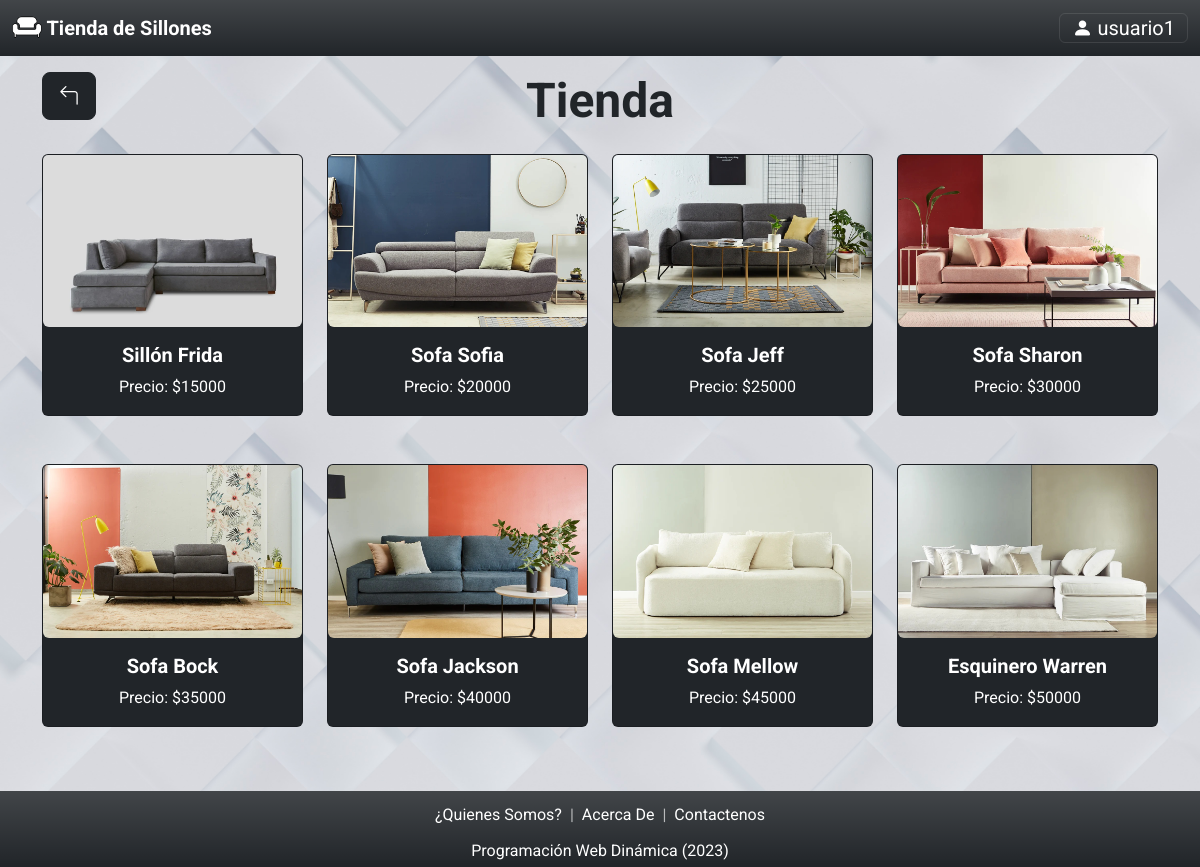
The page /vista/paginas/tienda.php?idrol=3 (signed in) on the database its author committed.
### tables this page shows
CREATE TABLE `usuario` (
    `idusuario` bigint(20) NOT NULL,
    `usnombre` varchar(50) NOT NULL,
    `uspass` varchar(32) NOT NULL,
    `usmail` varchar(50) NOT NULL,
    `usdeshabilitado` timestamp NULL DEFAULT NULL
);

CREATE TABLE `producto` (
    `idproducto` bigint(20) NOT NULL,
    `pronombre` varchar(100) NOT NULL,
    `prodetalle` varchar(512) NOT NULL,
    `proprecio` int(11) NOT NULL,
    `prodeshabilitado` timestamp NULL DEFAULT current_timestamp(),
    `procantstock` int(11) NOT NULL
);

### vista/paginas/tienda.php (the view, shortened to what the rows shown need)
<?php
    include_once("../estructura/encabezadoPrivado.php");
    if (isset($arregloSubMenu)) {
        $i = 0;
        $subMenuDeshabilitado = false;
        while (($i < count($arregloSubMenu)) && (!$subMenuDeshabilitado)) {
            $subMenuActual = $arregloSubMenu[$i];
            if ($subMenuActual -> getMedeshabilitado() != 'null') {
                $subMenuDeshabilitado = true;
            }
            $i++;
        }
        $i = 0;
        $existeSubMenu = false;
        while (($i < count($arregloSubMenu)) && (!$existeSubMenu)) {
            $subMenuActual = $arregloSubMenu[$i];
            if ($subMenuActual -> getMedescripcion() == "tienda") {
                $existeSubMenu = true;
            }
            $i++;
        }
    }
    $permiso = false;
    foreach ($arregloMenu as $menu){
        if (($menu -> getObjMenu() -> getMedescripcion() == "tienda") && ($menu -> getObjMenu() -> getMedeshabilitado() == NULL) && $rolActivo -> getIdrol() == 3) {
            $permiso = true;
        }
    }
    if (!$permiso) {
        echo "<a class='btn btn-lg btn-dark text-center text-white float-start position-absolute d-flex justify-content-start mt-2' href='inicio.php'><i class='bi bi-arrow-90deg-left'></i></a>";
        echo "<br><br><br><h1 class='display-5 pb-3 fw-bold'>No puede acceder a la tienda ya que no tiene los permisos necesarios en su rol o el menú se encuentra deshabilitado.</h1>";
    } else {
?>
<h1 class="display-5 pb-3 fw-bold">Tienda</h1>
<?php
    $objAbmProducto = new AbmProducto();
    $arregloProductos = $objAbmProducto -> buscar(NULL);
    echo '<div class="row text-center">';
        foreach ($arregloProductos as $producto){
            if ($producto -> getProdeshabilitado() == NULL && $producto -> getProcantstock() > 0) {
                echo "<div class='col-3 mb-5'>";
                echo "    <div class='card text-white bg-dark'>";
                $archivo = "../img/productos/" . $producto->getIdproducto() . ".jpg";
                if (file_exists($archivo)){
                    echo "    <img src='../img/productos/" . $producto -> getIdproducto() . ".jpg' class='card-img-top rounded-bottom' alt='articulo de tienda'>";
                } else {
                    echo "    <img src='../img/productos/0.jpg' class='card-img-top rounded-bottom' alt='articulo de tienda'>";
                }
                echo "        <div class='card-body'>";
                echo "            <h5 class='card-title fw-bolder'>" . $producto -> getPronombre() . "</h5>";
                echo "            <p class='card-text'>Precio: $" . $producto -> getProprecio() . "</p>";
                echo "        </div>";
                echo "    </div>";
                echo "</div>";
            }
        }
    echo '</div>';
?>
<?php
    }
    include_once("../estructura/pie.php");
?>

### vista/estructura/encabezadoPrivado.php (shortened to what the rows shown need)
<!DOCTYPE html>
<html lang="en">
    <head>
        <link rel="stylesheet" href="../css/style.css">
        <link rel="stylesheet" href="../../util/jquery-easyui-1.10.17/themes/black/easyui.css">
        <link rel="stylesheet" href="../../util/jquery-easyui-1.10.17/themes/icon.css">
        <link rel="stylesheet" href="https://cdn.jsdelivr.net/npm/bootstrap-icons@1.11.1/font/bootstrap-icons.css">
        <link href="https://cdn.jsdelivr.net/npm/bootstrap@5.3.2/dist/css/bootstrap.min.css" rel="stylesheet">
    </head>
    <body>
        <?php
            $datos = data_submitted();
            $sesionActual = new Session();
            $roles = $sesionActual -> getRol();
            $rolActivo = NULL;
            if (count($roles) > 0) {
                if (isset($datos["idrol"])){
                    $sesionActual -> establecerRolActivo($datos["idrol"]);
                    $rolActivo = $sesionActual -> obtenerRolActivo();
                } else {
                    $rolActivo = $sesionActual -> obtenerRolActivo();
                }
                $objAbmMenuRol = new AbmMenuRol();
                $arregloMenu = $objAbmMenuRol -> buscar(['idrol' => $rolActivo -> getIdrol()]);
                if (count($arregloMenu) > 0){
                    $ObjAbmMenu = new AbmMenu();
                    $arregloMenuPadre = $ObjAbmMenu -> buscar(['idmenu' => $rolActivo -> getIdrol()]);
                    if (count($arregloMenuPadre) > 0){
                        $idMenuPadre = $arregloMenuPadre[0] -> getIdmenu();
                        $arregloSubMenu = $ObjAbmMenu -> buscar(['idpadre' => $idMenuPadre]);
                    }
                }
            } else {
                header("Location:../accion/cerrarSesion.php");
            }
        ?>
        <header>
            <nav class="navbar bg-dark bg-gradient navbar-dark fixed-top">
                <div class="container-fluid">
                    <button
                        type="button"
                        class="navbar-toggler collapsed"
                        data-bs-target="#navbarNav"
                        data-bs-toggle="collapse"
                        aria-controls="navbarNav"
                        aria-expanded="false"
                        aria-label="Toggle navigation"
                    >
                        <span class="text-white bi bi-person-fill"> <?php echo $sesionActual->getUsuario()->getusnombre(); ?></span>
                    </button>
                </div>
            </nav>
        </header>
        <section>
            <div class="content text-center w-100">
                <div class="container mt-2 d-grid gap-5">
                    <div class="py-3">

### rows shown on the page
usuario: usnombre "usuario1"
producto: shows a picture, pronombre "Sillón Frida", proprecio "15000"
producto: shows a picture, pronombre "Sofa Sofia", proprecio "20000"
producto: shows a picture, pronombre "Sofa Jeff", proprecio "25000"
producto: shows a picture, pronombre "Sofa Sharon", proprecio "30000"
producto: shows a picture, pronombre "Sofa Bock", proprecio "35000"
producto: shows a picture, pronombre "Sofa Jackson", proprecio "40000"
producto: shows a picture, pronombre "Sofa Mellow", proprecio "45000"
producto: shows a picture, pronombre "Esquinero Warren", proprecio "50000"
